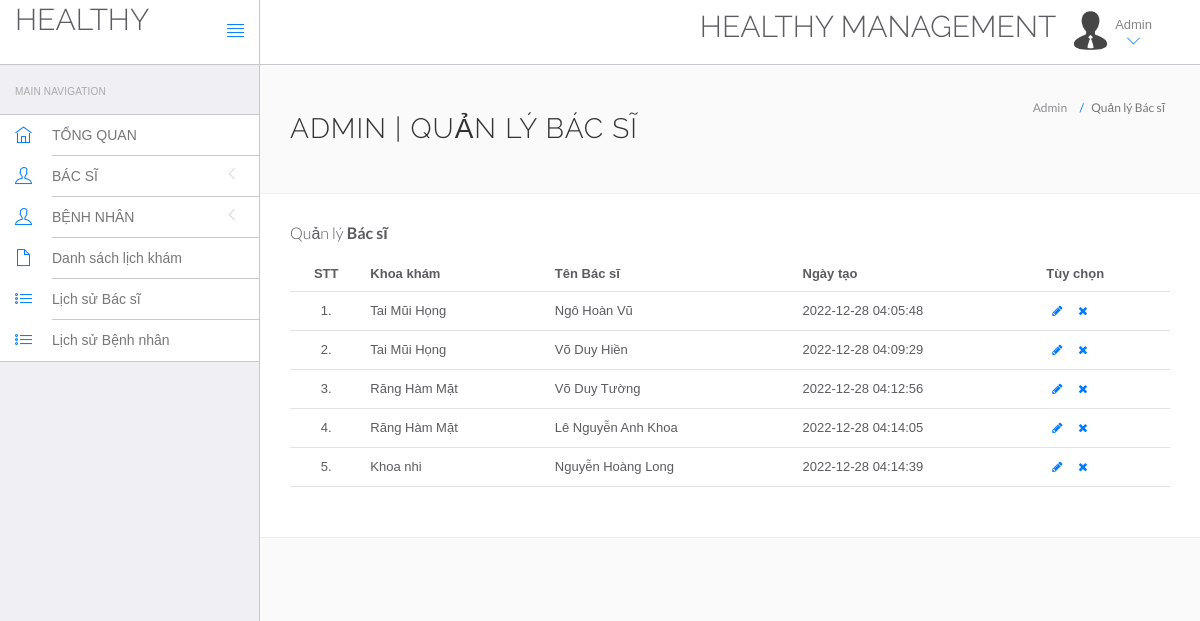
/hospital/hms/admin/manage-doctors.php (signed in), run on the app's committed database.
### tables this page shows
CREATE TABLE `doctors` (
  `id` int(11) NOT NULL,
  `specilization` varchar(255) NOT NULL,
  `doctorName` varchar(255) NOT NULL,
  `address` longtext NOT NULL,
  `docFees` varchar(255) NOT NULL,
  `contactno` bigint(11) NOT NULL,
  `docEmail` varchar(255) NOT NULL,
  `password` varchar(255) NOT NULL,
  `creationDate` timestamp NOT NULL DEFAULT current_timestamp(),
  `updationDate` varchar(255) NOT NULL
);

### hospital/hms/admin/manage-doctors.php (the view, shortened to what this page needs)
<!DOCTYPE html>
<html lang="en">
	<head>
		<link rel="stylesheet" href="vendor/bootstrap/css/bootstrap.min.css">
		<link rel="stylesheet" href="vendor/fontawesome/css/font-awesome.min.css">
		<link rel="stylesheet" href="vendor/themify-icons/themify-icons.min.css">
		<link href="vendor/animate.css/animate.min.css" rel="stylesheet" media="screen">
		<link href="vendor/perfect-scrollbar/perfect-scrollbar.min.css" rel="stylesheet" media="screen">
		<link href="vendor/switchery/switchery.min.css" rel="stylesheet" media="screen">
		<link href="vendor/bootstrap-touchspin/jquery.bootstrap-touchspin.min.css" rel="stylesheet" media="screen">
		<link href="vendor/select2/select2.min.css" rel="stylesheet" media="screen">
		<link href="vendor/bootstrap-datepicker/bootstrap-datepicker3.standalone.min.css" rel="stylesheet" media="screen">
		<link href="vendor/bootstrap-timepicker/bootstrap-timepicker.min.css" rel="stylesheet" media="screen">
		<link rel="stylesheet" href="assets/css/styles.css">
		<link rel="stylesheet" href="assets/css/plugins.css">
		<link rel="stylesheet" href="assets/css/themes/theme-1.css" id="skin_color" />
	</head>
	<body>
		<div id="app">
<?php include('include/sidebar.php');?>
			<div class="app-content">
						<?php include('include/header.php');?>
				<div class="main-content" >
					<div class="wrap-content container" id="container">
						<section id="page-title">
							<div class="row">
								<div class="col-sm-8">
									<h1 class="mainTitle">Admin | Quản lý Bác sĩ</h1>
																	</div>
								<ol class="breadcrumb">
									<li>
										<span>Admin</span>
									</li>
									<li class="active">
										<span>Quản lý Bác sĩ</span>
									</li>
								</ol>
							</div>
						</section>
						<div class="container-fluid container-fullw bg-white">
									<div class="row">
								<div class="col-md-12">
									<h5 class="over-title margin-bottom-15">Quản lý <span class="text-bold">Bác sĩ</span></h5>
									<table class="table table-hover" id="sample-table-1">
										<thead>
											<tr>
												<th class="center">STT</th>
												<th>Khoa khám</th>
												<th class="hidden-xs">Tên Bác sĩ</th>
												<th>Ngày tạo</th>
												<th>Tùy chọn</th>
											</tr>
										</thead>
										<tbody>
<?php
$sql=mysql_query("select * from doctors");
$cnt=1;
while($row=mysql_fetch_array($sql))
{
?>
											<tr>
												<td class="center"><?php echo $cnt;?>.</td>
												<td class="hidden-xs"><?php echo $row['specilization'];?></td>
												<td><?php echo $row['doctorName'];?></td>
												<td><?php echo $row['creationDate'];?>
												</td>
												<td >
												<div class="visible-md visible-lg hidden-sm hidden-xs">
							<a href="edit-doctor.php?id=<?php echo $row['id'];?>" class="btn btn-transparent btn-xs" tooltip-placement="top" tooltip="Edit"><i class="fa fa-pencil"></i></a>
	<a href="manage-doctors.php?id=<?php echo $row['id']?>&del=delete" onClick="return confirm('Bạn có chắc chắn muốn xóa?')"class="btn btn-transparent btn-xs tooltips" tooltip-placement="top" tooltip="Remove"><i class="fa fa-times fa fa-white"></i></a>
												</div>
												</td>
											</tr>
											<?php
$cnt=$cnt+1;
											 }?>
										</tbody>
									</table>
								</div>
							</div>
								</div>
							</div>
						</div>
					</div>
				</div>
	</body>
</html>

### hospital/hms/admin/assets/css/themes/theme-1.css (style rules this page uses)
body { background: #FAFAFA; }

### data on the page
doctors: specilization "Tai Mũi Họng", doctorName "Ngô Hoàn Vũ", creationDate "2022-12-28 04:05:48"
doctors: specilization "Tai Mũi Họng", doctorName "Võ Duy Hiền", creationDate "2022-12-28 04:09:29"
doctors: specilization "Răng Hàm Mặt", doctorName "Võ Duy Tường", creationDate "2022-12-28 04:12:56"
doctors: specilization "Răng Hàm Mặt", doctorName "Lê Nguyễn Anh Khoa", creationDate "2022-12-28 04:14:05"
doctors: specilization "Khoa nhi", doctorName "Nguyễn Hoàng Long", creationDate "2022-12-28 04:14:39"
